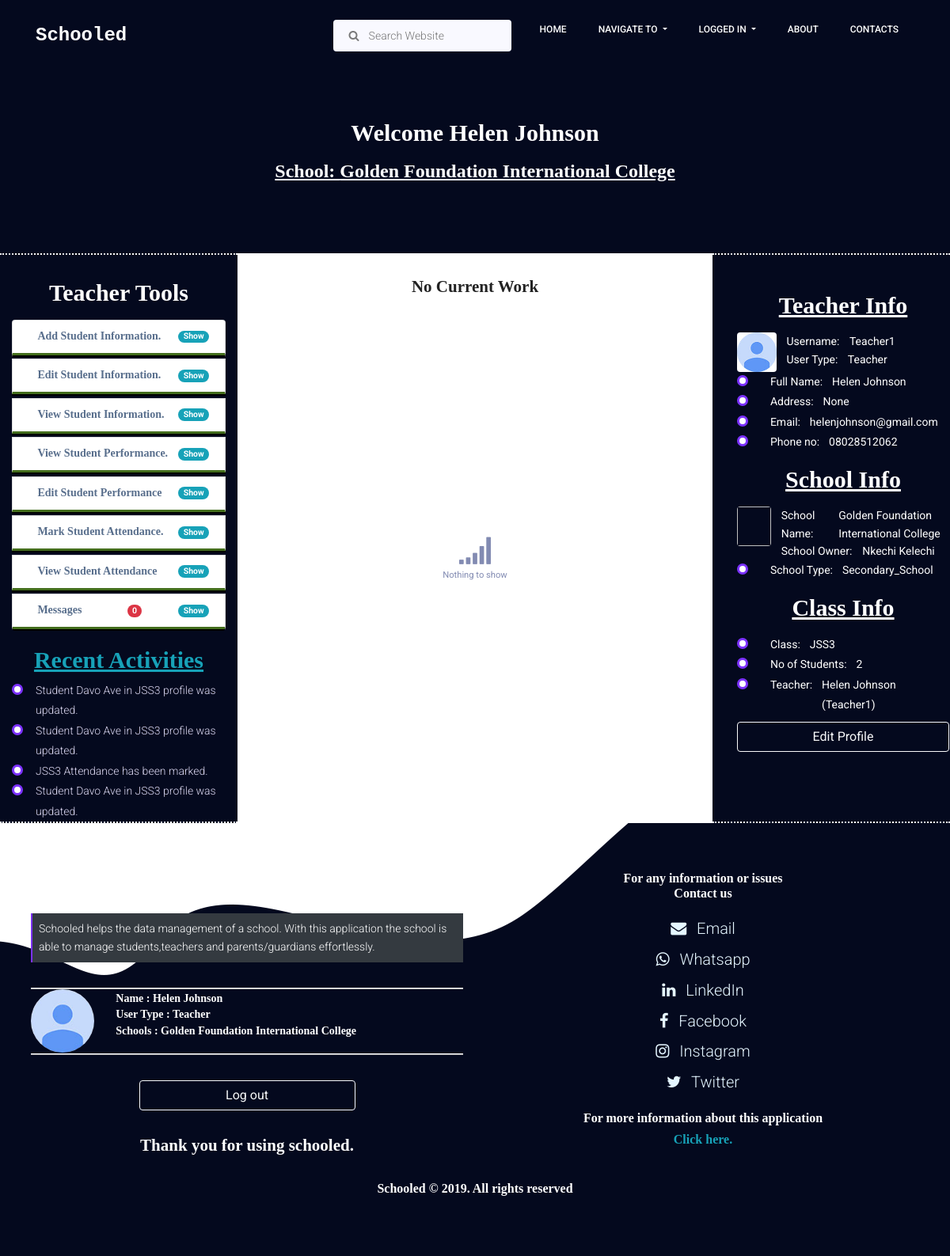
The page /teachers/ (signed in) on the database as committed earlier.
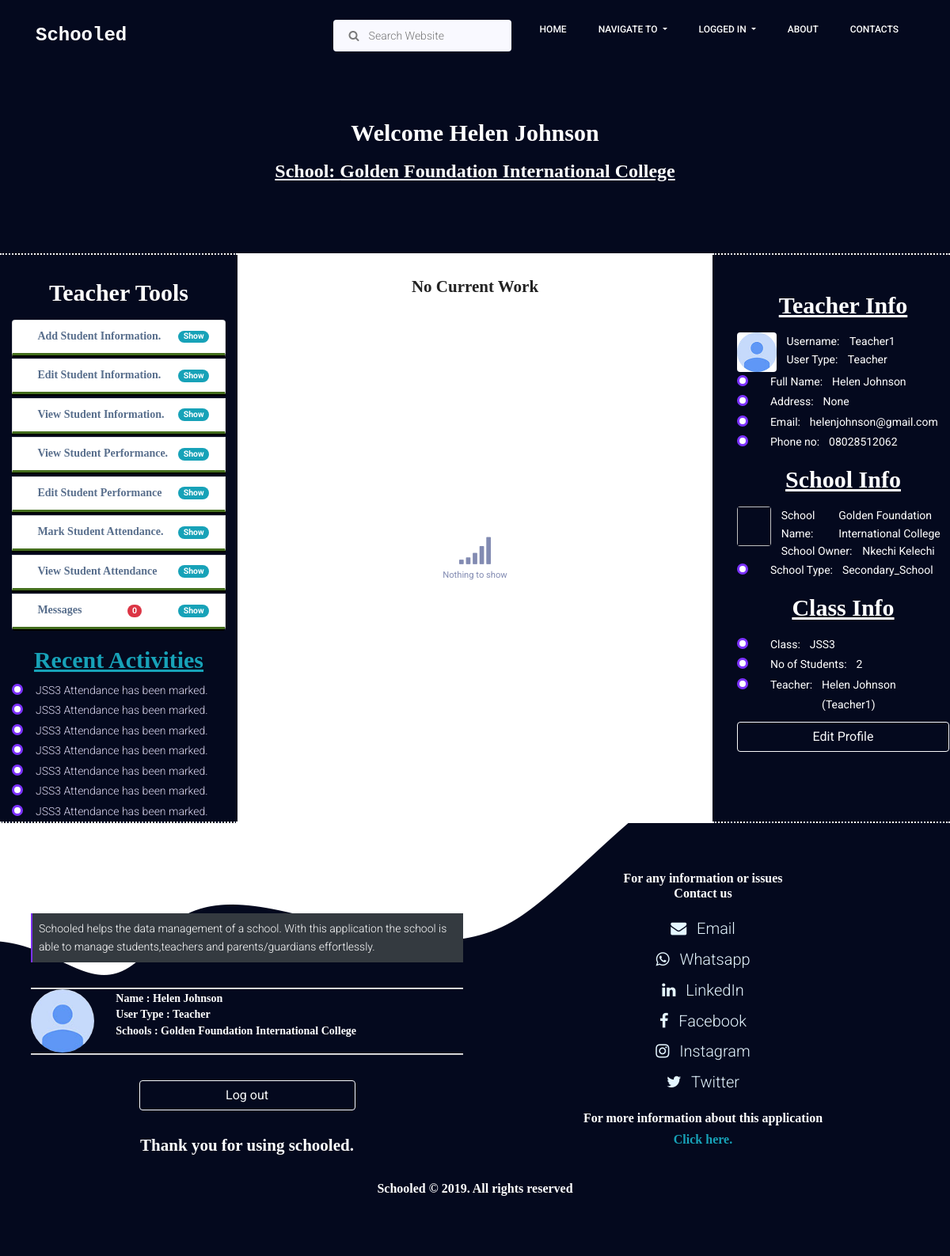
The same page on the database as committed later.
### students/models.py (models this page shows, shortened)
class School_activity_log(models.Model):
	Class = models.ForeignKey(Class,on_delete=models.CASCADE)
	Activity_type = models.CharField(max_length=250)
	Activity_date_and_time = models.DateTimeField(auto_now=True)
	Activity_info = models.CharField(max_length=500)
	viewed = models.BooleanField(default=False)
	class Meta:
		ordering = ["-Activity_date_and_time"]

### teachers/views.py (the view)
# urls.py: path('', views.teacher_homepage, name='teacher_homepage'),
@view_for("teacher")
def teacher_homepage(request):
	user = request.user
	teacher = user.teacher
	school = teacher.teacher_class.school
	unread_msg_count = Messages.objects.filter(Q(conversation__reciever=user) | Q(conversation__sender=user.get_username()),message_read=False).exclude(sent_by=user.get_username()).count()
	activity_logs = School_activity_log.objects.filter(Class=teacher.teacher_class)
	return render(request, 'teachers/teacher_homepage.html',{"user":user,"unread_msg_count":unread_msg_count,"activity_logs":activity_logs,"school":school})

### admins/models.py (called while the page is built)
	@property
	def full_name(self):
		return self.user.get_full_name()

### tools.py (called while the page is built)
def view_for(type):
    def innerfunc(func):
        @wraps(func)
        def view(request,*args,**kwargs):
            if str(request.user.level).lower() == type.lower():
                return func(request,*args,**kwargs)
            else:
                raise PermissionDenied()
        return view
    return innerfunc

### teachers/templates/teachers/teacher_homepage.html (shortened to what the changed rows need)
{% extends 'admins/school_owner_admin_page.html' %}
{% load static %}
{% block content %}
<section class="home-banner-area">
	<div class="container-fluid">
		<div class="row">
			<div class="main-header">
				<h2 class="text-white text-center">
					Welcome {{request.user.get_full_name}}
				</h2>
			</div>
		</div>
	</div>
</section>
<section>
	<div class="container-fluid">
		<div class="row">
			<div class="col-12 col-sm-12 col-md-3 col-lg-3" id="teacher-tools">
				<h2 class="text-center text-white">Teacher Tools</h2>
				<h2 class="text-center mb-2">
					<u class="text-info">Recent Activities</u>
				</h2>
				<ul class="unordered-list">
					{% for activity in activity_logs|slice:":10" %}
					<li class="text-myinfo">{{activity.Activity_info}}</li>
					{% endfor %}
				</ul>
			</div>
			<div class="col-12 col-sm-12 col-md-3 col-lg-3" id="teacherProfile">
				<div>
					<div class="d-flex flex-column p-3">
						<h2 class="mx-auto mb-3"><u class="text-white">Teacher Info</u></h2>
						<h2 class="mx-auto my-3"><u class="text-white">School Info</u></h2>
						<h2 class="mx-auto my-3"><u class="text-white">Class Info</u></h2>
					</div>
				</div>
			</div>
		</div>
	</div>
</section>
{% endblock %}

Rows that differ between the two databases and show on the page:
no longer on this page (row unchanged): School_activity_log: Activity_info "Student Davo Ave in JSS3 profile was updated."
no longer on this page (row unchanged): School_activity_log: Activity_info "Student Davo Ave in JSS3 profile was updated."
no longer on this page (row unchanged): School_activity_log: Activity_info "Student Davo Ave in JSS3 profile was updated."
added School_activity_log: Activity_info "JSS3 Attendance has been marked."
added School_activity_log: Activity_info "JSS3 Attendance has been marked."
added School_activity_log: Activity_info "JSS3 Attendance has been marked."
added School_activity_log: Activity_info "JSS3 Attendance has been marked."
added School_activity_log: Activity_info "JSS3 Attendance has been marked."
added School_activity_log: Activity_info "JSS3 Attendance has been marked."
